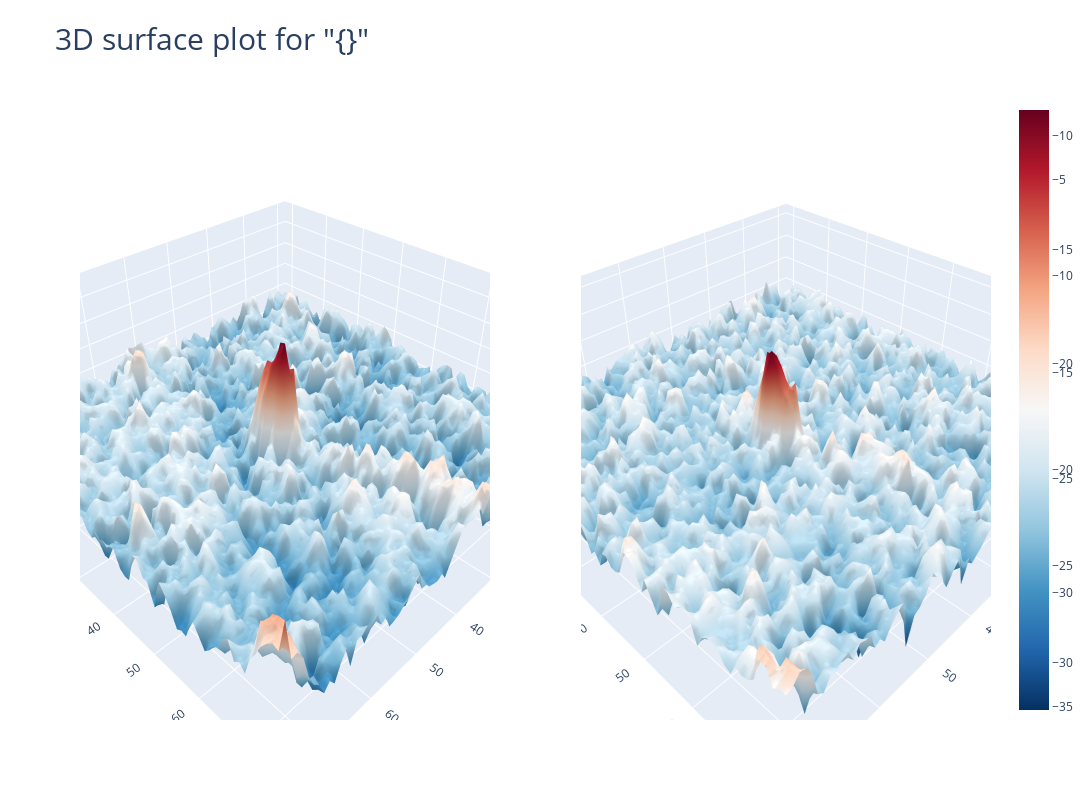

The code cell stored with this chart in its notebook:
### Code cell
band1 = X_band_1[14,:,:]
band2 = X_band_2[14,:,:]
#from plotly import tools
fig = tools.make_subplots(rows=1,cols=2, specs=[[{'is_3d': True}, {'is_3d':True}]])
data = go.Surface(z = band1, colorscale='RdBu_r', scene='scene1', showscale=True)
data1 = go.Surface(z = band2, colorscale='RdBu_r', scene='scene1', showscale=True)

fig['layout'].update(title='3D surface plot for "{}" ', titlefont=dict(size=30), height=800, width=1200)


fig.append_trace(data,1,1)
fig.append_trace(data1,1,2)
py.iplot(fig)

### Figure 1 — Plotly figure (JSON) as saved in the notebook; plotly's stock layout.template omitted (floating-point values rounded to 4 significant figures; data arrays with more than 128 entries replaced by an {"elided": "..."} marker saying what was removed)
{"data": [{"colorscale": [[0, "rgb(5,48,97)"], [0.1, "rgb(33,102,172)"], [0.2, "rgb(67,147,195)"], [0.3, "rgb(146,197,222)"], [0.4, "rgb(209,229,240)"], [0.5, "rgb(247,247,247)"], [0.6, "rgb(253,219,199)"], [0.7, "rgb(244,165,130)"], [0.8, "rgb(214,96,77)"], [0.9, "rgb(178,24,43)"], [1, "rgb(103,0,31)"]], "scene": "scene", "showscale": true, "z": {"elided": "75x75 float values"}, "type": "surface"}, {"colorscale": [[0, "rgb(5,48,97)"], [0.1, "rgb(33,102,172)"], [0.2, "rgb(67,147,195)"], [0.3, "rgb(146,197,222)"], [0.4, "rgb(209,229,240)"], [0.5, "rgb(247,247,247)"], [0.6, "rgb(253,219,199)"], [0.7, "rgb(244,165,130)"], [0.8, "rgb(214,96,77)"], [0.9, "rgb(178,24,43)"], [1, "rgb(103,0,31)"]], "scene": "scene2", "showscale": true, "z": {"elided": "75x75 float values"}, "type": "surface"}], "layout": {"height": 800, "scene": {"domain": {"x": [0, 0.45], "y": [0, 1]}}, "title": {"font": {"size": 30}, "text": "3D surface plot for \"{}\" "}, "width": 1200, "scene2": {"domain": {"x": [0.55, 1], "y": [0, 1]}}}}
